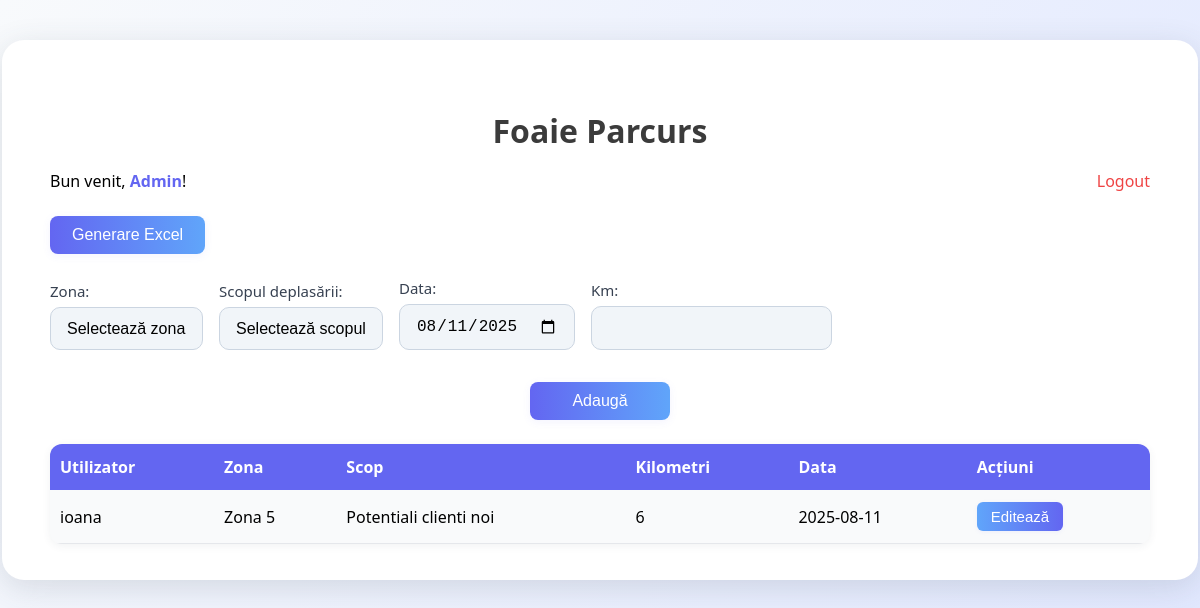
Page / (signed in) on the earlier database version.
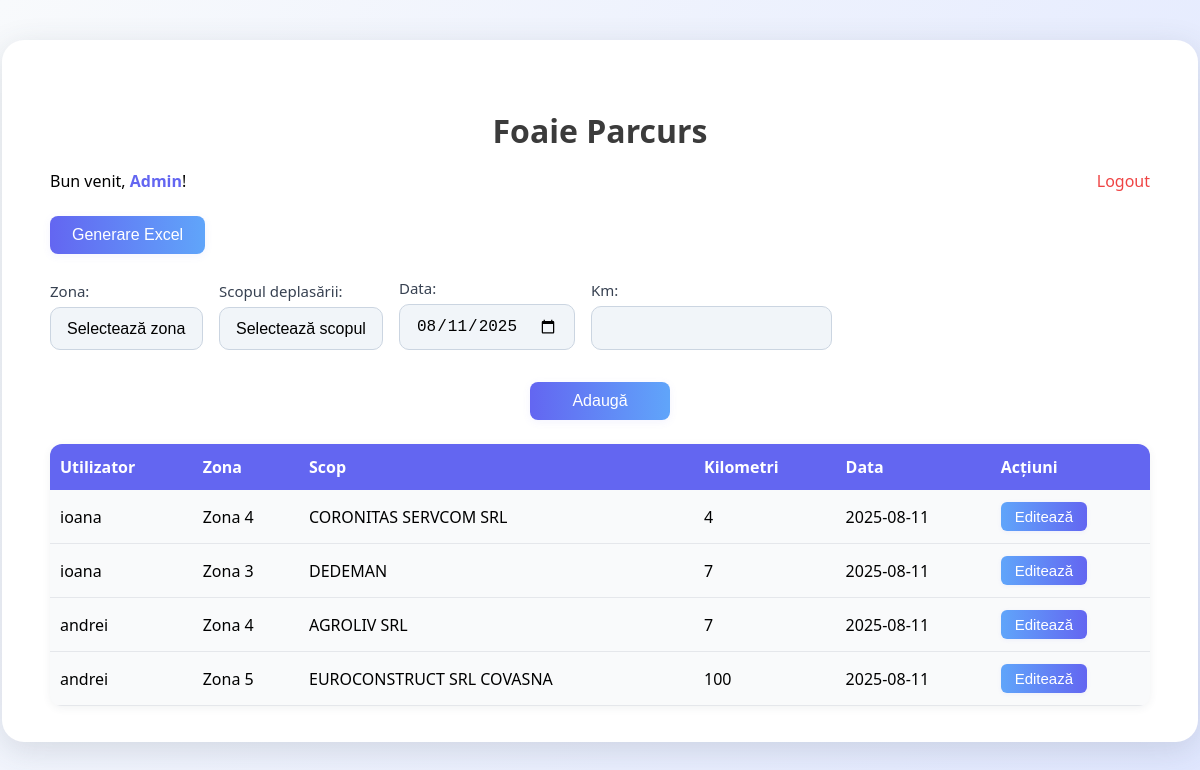
Same page on the later database version.
### tables this page shows
CREATE TABLE parcurs (
            id INTEGER PRIMARY KEY AUTOINCREMENT,
            username TEXT NOT NULL,
            zona TEXT NOT NULL,
            scop TEXT,
            km INTEGER NOT NULL,
            data TEXT NOT NULL
        );

### app.py (the view, shortened to what this page needs)
@app.route('/', methods=['GET', 'POST'])
def index():
    import datetime
    if 'username' not in session:
        return redirect(url_for('login'))
    username = session['username']
    conn = sqlite3.connect(DB_NAME)
    c = conn.cursor()
    if username == 'Admin':
        c.execute('SELECT * FROM parcurs')
        export_btn = True
    else:
        c.execute('SELECT * FROM parcurs WHERE username=?', (username,))
        export_btn = False
    rows = c.fetchall()
    conn.close()
    today = datetime.date.today().isoformat()
    return render_template('index.html', rows=rows, username=username, today=today, export_btn=export_btn)

### templates/index.html (shortened to what this page needs)
<!DOCTYPE html>
<html lang="ro">
<head>
</head>
<body>
    <div class="container">
        <h1>Foaie Parcurs</h1>
        <div class="userbar">
            <span>Bun venit, <strong>{{ username }}</strong>!</span>
            <a href="/logout">Logout</a>
        </div>
        {% if export_btn %}
        <form method="get" action="/export" style="margin-bottom: 16px;">
            <button type="submit" style="background:linear-gradient(90deg,#6366f1 0%,#60a5fa 100%);color:#fff;border:none;border-radius:8px;padding:10px 22px;font-size:16px;font-weight:500;cursor:pointer;box-shadow:0 2px 8px rgba(99,102,241,0.08);transition:background 0.2s;margin-bottom:8px;">Generare Excel</button>
        </form>
        {% endif %}
        <form method="post">
            <label>Zona:
                <select name="zona" id="zona-select" required>
                    <option value="">Selectează zona</option>
                </select>
            </label>
            <label>Scopul deplasării:
                <select name="scop" id="scop-select" required>
                    <option value="">Selectează scopul</option>
                </select>
            </label>
            <label>Data:
                <input type="date" name="data" value="{{ today }}">
            </label>
            <label>Km:
                <input type="number" name="km" required>
            </label>
            <div style="width: 100%; display: flex; justify-content: center; margin-top: 16px;">
                <button type="submit" style="min-width: 140px;">Adaugă</button>
            </div>
        </form>
        <table>
            <tr>
                {% if username == 'Admin' %}<th>Utilizator</th>{% endif %}
                <th>Zona</th>
                <th>Scop</th>
                <th>Kilometri</th>
                <th>Data</th>
                <th>Acțiuni</th>
            </tr>
            {% for row in rows %}
            <tr>
                {% if username == 'Admin' %}<td>{{ row[1] }}</td>{% endif %}
                <td>{{ row[2] }}</td>
                <td>{{ row[3] }}</td>
                <td>{{ row[4] }}</td>
                <td>{{ row[5] }}</td>
                <td><a href="/edit/{{ row[0] }}"><button class="edit-btn">Editează</button></a></td>
            </tr>
            {% endfor %}
        </table>
    </div>
</body>
</html>

### templates/index.html (style rules this page uses)
body { font-family: 'Segoe UI', Arial, sans-serif; background: linear-gradient(120deg, #f8fafc 0%, #e0e7ff 100%); margin: 0; min-height: 100vh; }
.container { max-width: 1100px; margin: 40px auto; background: #fff; border-radius: 22px; box-shadow: 0 8px 32px rgba(60,72,88,0.16); padding: 48px 48px 36px 48px; }
h1 { text-align: center; color: #3b3b3b; margin-bottom: 18px; }
.userbar { display: flex; justify-content: space-between; align-items: center; margin-bottom: 24px; }
.userbar strong { color: #6366f1; }
.userbar a { color: #ef4444; text-decoration: none; font-weight: 500; transition: color 0.2s; }
form { display: flex; gap: 16px; margin-bottom: 24px; flex-wrap: wrap; align-items: flex-end; }
label { display: flex; flex-direction: column; font-size: 15px; color: #374151; }
input[type="text"], input[type="number"], input[type="date"], select { padding: 12px 16px; border: 1.5px solid #cbd5e1; border-radius: 10px; font-size: 16px; margin-top: 6px; background: #f1f5f9; transition: border 0.2s; appearance: none; -webkit-appearance: none; -moz-appearance: none; }
button[type="submit"] { background: linear-gradient(90deg, #6366f1 0%, #60a5fa 100%); color: #fff; border: none; border-radius: 8px; padding: 10px 22px; font-size: 16px; font-weight: 500; cursor: pointer; box-shadow: 0 2px 8px rgba(99,102,241,0.08); transition: background 0.2s; }
table { border-collapse: collapse; width: 100%; margin-top: 10px; background: #f9fafb; border-radius: 12px; overflow: hidden; box-shadow: 0 2px 8px rgba(60,72,88,0.07); }
th, td { padding: 12px 10px; text-align: left; }
th { background: #6366f1; color: #fff; font-weight: 600; border: none; }
tr { transition: background 0.2s; }
td { border-bottom: 1px solid #e5e7eb; }
.edit-btn { background: linear-gradient(90deg, #60a5fa 0%, #6366f1 100%); color: #fff; border: none; border-radius: 6px; padding: 6px 14px; font-size: 15px; cursor: pointer; font-weight: 500; box-shadow: 0 1px 4px rgba(99,102,241,0.08); transition: background 0.2s; }

Differences in the rows shown:
removed parcurs: username "ioana", zona "Zona 5", scop "Potentiali clienti noi", km "6", data "2025-08-11"
added parcurs: username "ioana", zona "Zona 4", scop "CORONITAS SERVCOM SRL", km "4", data "2025-08-11"
added parcurs: username "ioana", zona "Zona 3", scop "DEDEMAN", km "7", data "2025-08-11"
added parcurs: username "andrei", zona "Zona 4", scop "AGROLIV SRL", km "7", data "2025-08-11"
added parcurs: username "andrei", zona "Zona 5", scop "EUROCONSTRUCT SRL COVASNA", km "100", data "2025-08-11"
